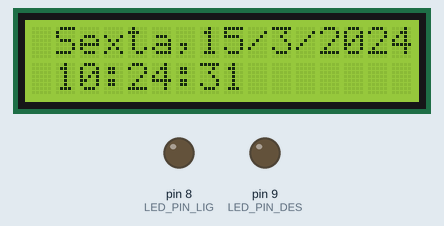
The sketch below on a simulated Arduino Uno, built with avr-gcc and run on an emulated ATmega328P. On the bench: 16×2 character LCD, output pins drawn as LEDs (lit = HIGH). The local clock reads 2024-03-15 10:24:30 at power-on unless the sketch sets it.

Above: at 1.1 s.
At 5.3 s:
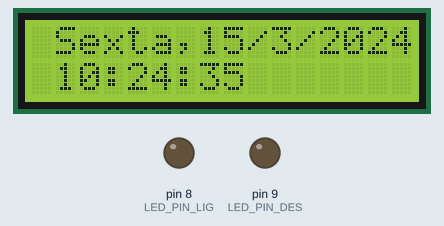
At 10.4 s:
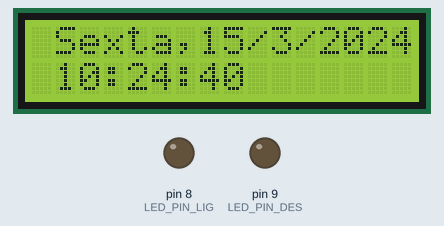
At 19.8 s:
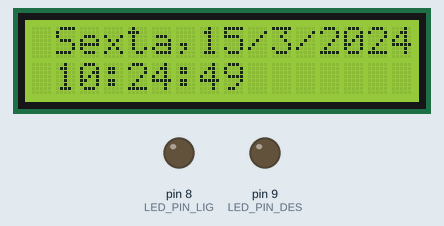
At 29.1 s:
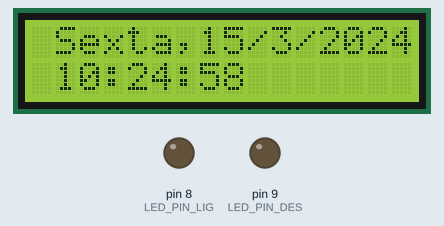
At 38.3 s:
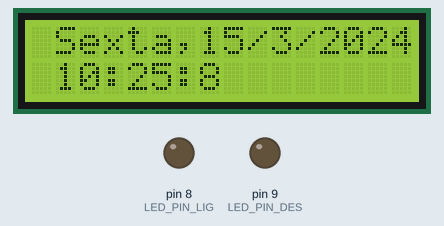

Measured:
- what the display in image 0 shows lasts 1.0 s, from 1.1 s to 2.1 s

The sketch:

acionar_dispositivo_hora_marcada.ino
```cpp
//Inclusao das bibliotecas
#include <LiquidCrystal_I2C.h>
#include <Wire.h>
#include "RTClib.h"
#include "time.h"

//Inicializacao do display
LiquidCrystal_I2C lcd(0x27, 2, 1, 0, 4, 5, 6, 7, 3, POSITIVE);

int LED_PIN_LIG = 8; //pino definido para conexao com o led verde ligado
int LED_PIN_DES = 9;   //pino definido para conexao com o led vermelho desligado

//
RTC_DS1307 rtc;

//
//Declaração dos dias da semana
char daysOfTheWeek[7][12] = {"Domingo", "Segunda", "Terca", "Quarta", "Quinta", "Sexta", "Sabado"};

// Executado apenas uma vez
void setup () {
  lcd.begin(16,2); // Iniciando o display LCD passando nos parâmetros o seu tamanho: 16 colunas x 2 linhas
  lcd.clear();   // Limpa o LCD
  if (!rtc.begin()) {                          //Se o RTC nao for inicializado, faz
    lcd.println("RTC NAO INICIALIZADO"); //Imprime o texto

  }
  //rtc.adjust(DateTime(2022, 12, 21, 13, 07, 00)); //Ajusta o tempo do RTC para a data e hora definida pelo usuario.
  delay(1000); // Intervalo de 100 Milissegundos

  pinMode(LED_PIN_LIG, OUTPUT); // configura o pino digital 8 como saída
  pinMode(LED_PIN_DES, OUTPUT); // configura o pino digital 9 como saída
}

//Funções que será executada repetidamente
void loop() {
  relogio();
  Led_Verde();
  Led_vermelho();
}


void relogio ()
{

  DateTime now = rtc.now();// Faz a leitura de dados de data e hora
  lcd.setCursor( 1, 0);
  lcd.print(daysOfTheWeek[now.dayOfTheWeek()]); //Imprime dia da semana(0 = domingo, 1 = segunda, ... e 6 = sabado.)
  lcd.print(",");
  lcd.print(now.day(), DEC);//Imprime dia
  lcd.print("/"); //Imprime barra
  lcd.print(now.month(), DEC);//Imprime mes
  lcd.print('/'); //Imprime barra
  lcd.println(now.year(), DEC); //Imprime ano
  lcd.setCursor( 1, 1);
  lcd.print(now.hour(), DEC);//Imprime hora
  lcd.print(':');
  lcd.print(now.minute(), DEC); //Imprime os minutos
  lcd.print(':');
  lcd.print(now.second(), DEC);  //Imprime os segundos
  lcd.println();
  delay(1000); //1 Segundo
}

void Led_Verde() {
  DateTime now = rtc.now();// Faz a leitura de dados de data e hora
  int dia = now.dayOfTheWeek();// dia 0 = dom e 6 = sab

  if ((now.hour() == 18) && (now.minute() == 51) && ( dia == 0 || dia == 4 || dia == 7)) { // ligar dom, qui, sabado

    lcd.setCursor( 0, 1);
    lcd.print("Air Control ON.");
    delay(200);
    digitalWrite(LED_PIN_LIG, HIGH);// ativa o pino digital 8
    digitalWrite(LED_PIN_DES, LOW);// desativa o pino digital 9

  } else {
    digitalWrite(LED_PIN_LIG, LOW);// desativa o pino digital 8
  }


}
void Led_vermelho() {
  DateTime now = rtc.now();// Faz a leitura de dados de data e hora
  int dia = now.dayOfTheWeek();// dia 0 = dom e 6 = sab

  if  ((now.hour() == 18) && (now.minute() == 52) && (dia == 1 || dia == 4 || dia == 5)) { // desligar seg, qui, sex
    lcd.setCursor( 0, 1);
    lcd.println("Air Control OFF.");
    delay(200);
    digitalWrite(LED_PIN_LIG, LOW);// desativa o pino digital 8
    digitalWrite(LED_PIN_DES, HIGH);// ativa o pino digital 9
  }
  else {
    digitalWrite(LED_PIN_DES, LOW);// desativa o pino digital 9
  }

}
```
